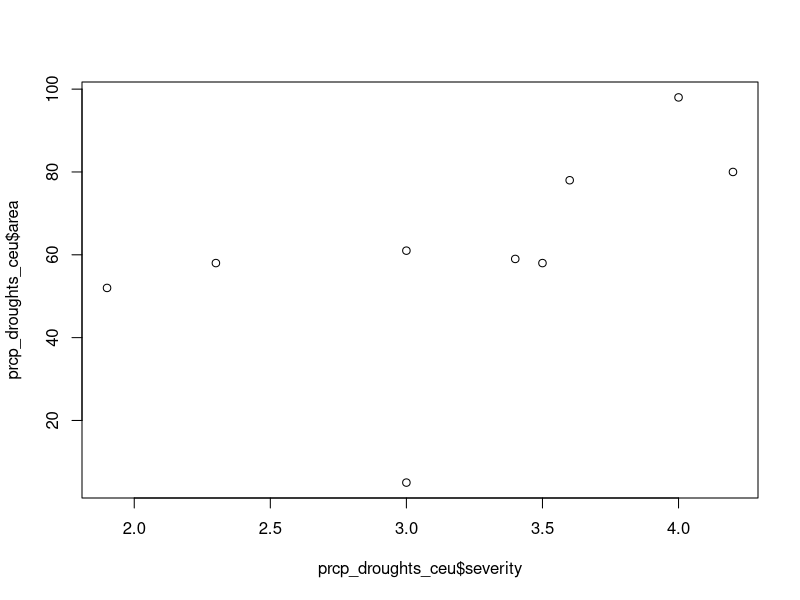

This chart was generated by the following R code:
eur_runoff <- c(1977, 1995, 1946, 1859, 1863, 1864, 1922, 1949, 1921, 1858, 1954, 2003, 2015)
sorted_eur_runoff <- sort(eur_runoff)
ordered_eur_runoff <- eur_runoff[order(eur_runoff)]
all_droughts <- list(
  
  precipitation = c(2015, 1863, 1976, 1945, 2003, 1954, 1904, 1921, 1858, 1949, 1953, 1790),
  
  runoff = c(1977, 1995, 1859, 1946, 2003, 2015, 1863, 1922, 1864, 1949, 1921, 1858, 1954),
  
  soil_moisture = c(2001, 1963, 2003, 1857, 1922, 1858, 2015, 1954, 1953, 1921)
  
)
(mean(diff(all_droughts$precipitation)))
(mean(diff(all_droughts$runoff)))
(mean(diff(all_droughts$soil_moisture)))
prcp_droughts_ceu <- data.frame('year' = c(1998, 1863, 1976, 1954, 1921, 1858, 1918, 2003, 2015),
                                'region' = 'CEU',
                                'severity' = c(3, 3.5, 3.4, 3.6, 4.2, 4, 3, 2.3, 1.9),
                                'area' = c(5, 58, 59, 78, 80, 98, 61, 58, 52))
prcp_droughts_ceu
str(prcp_droughts_ceu)
after_19 <- prcp_droughts_ceu$year[prcp_droughts_ceu$year > 1900]
after_19

plot(x = prcp_droughts_ceu$severity, y = prcp_droughts_ceu$area)
